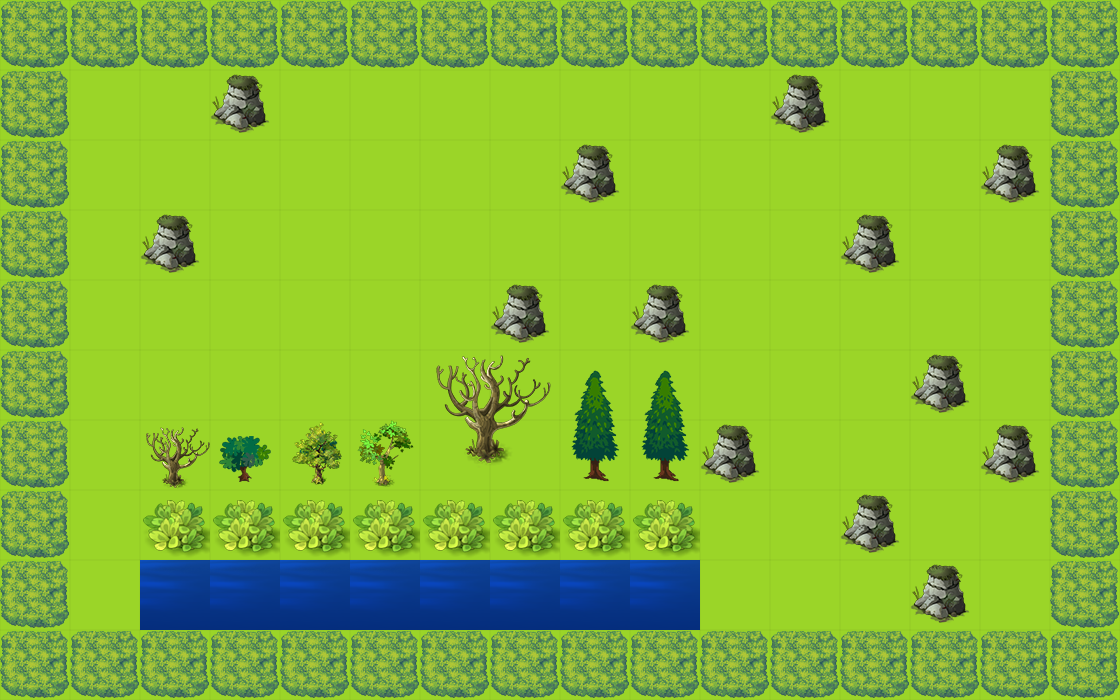

A 2D game scene composited from a Tiled map and its tileset images. What follows is a short description and the map's XML, with each tile layer's data collapsed to a summary:
An orthogonal 16x10 tile map with 70x70 px tiles, 2 tile layers (bgLayer, walkLayer) and 10 objects (2x monster_0, player, key, exit, box_1, ...).

<map version="1.0" orientation="orthogonal" renderorder="right-down" width="16" height="10" tilewidth="70" tileheight="70" nextobjectid="22">
 <tileset firstgid="1" name="素材 (1)" tilewidth="70" tileheight="70" tilecount="100">
  <image source="素材 (1).png" width="700" height="700" />
 </tileset>
 <layer name="bgLayer" width="16" height="10">
  <data>[160 cells, 160 non-empty, 1 distinct tile ids]</data>
 </layer>
 <layer name="walkLayer" width="16" height="10">
  <data>[160 cells, 89 non-empty, 14 distinct tile ids]</data>
 </layer>
 <objectgroup name="object0">
  <object id="1" name="player" x="140" y="70" width="70" height="70">
   <properties>
    <property name="hp" value="600" />
   </properties>
  </object>
 </objectgroup>
 <objectgroup name="object1">
  <object id="3" name="key" x="980" y="70" width="70" height="70" />
  <object id="4" name="exit" x="980" y="560" width="70" height="70" />
 </objectgroup>
 <objectgroup name="object2">
  <object id="5" name="box_1" x="70" y="560" width="70" height="70" />
  <object id="8" name="box_2" x="490" y="70" width="70" height="70" />
  <object id="9" name="box_3" x="70" y="70" width="70" height="70" />
 </objectgroup>
 <objectgroup name="object4">
  <object id="20" name="monster_0" x="700" y="280" width="70" height="70">
   <properties>
    <property name="dirX" value="0" />
    <property name="dirY" value="1" />
    <property name="path" value="monster_1.png" />
    <property name="reverse" value="-2" />
    <property name="speed" value="100" />
   </properties>
  </object>
  <object id="21" name="monster_0" x="350" y="280" width="70" height="70">
   <properties>
    <property name="dirX" value="0" />
    <property name="dirY" value="1" />
    <property name="path" value="monster_1.png" />
    <property name="reverse" value="-2" />
    <property name="speed" value="100" />
   </properties>
  </object>
 </objectgroup>
 <objectgroup name="object3">
  <object id="18" name="trap_2" x="350" y="70" width="70" height="70" />
  <object id="19" name="trap_1" x="700" y="70" width="70" height="70" />
 </objectgroup>
</map>
